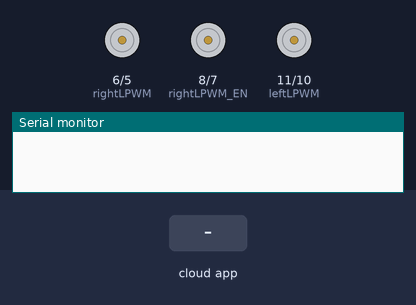
A sketch run on a simulated Arduino Uno, built with avr-gcc and run on an emulated ATmega328P. On the bench: motor-driver pin pairs drawn as motors (green arrow = first pin HIGH = forward, orange = second pin HIGH = backward, longer = more drive), the last lines printed to the serial monitor. Inputs (shaded band) come from the test bench. The ROS host is connected and sends only what is stated.

Above: at 1.2 s.
1.3 s: the phone or cloud app sets linear.x to -100
At 2.6 s:
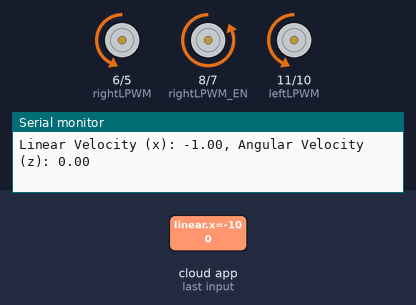
4.3 s: the phone or cloud app sets angular.z to -100
At 5.8 s:
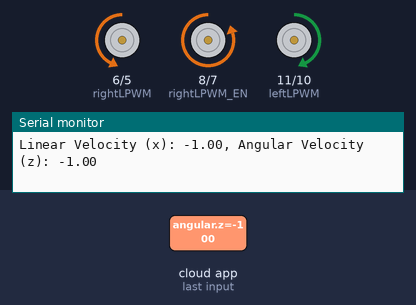
7.3 s: the phone or cloud app sets linear.x to 0
At 7.8 s:
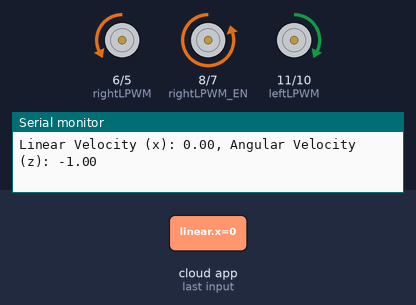
10.3 s: the phone or cloud app sets angular.z to 100
At 11.8 s:
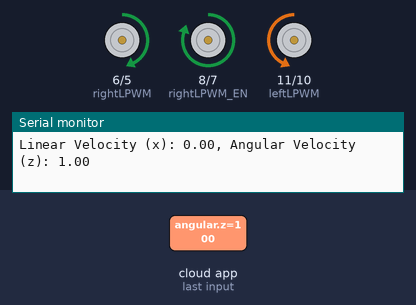
13.3 s: the phone or cloud app sets linear.x to 100
At 13.8 s:
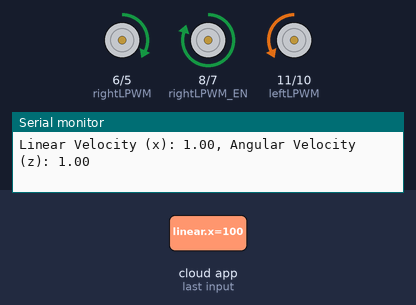
16.3 s: the phone or cloud app sets angular.z to 0
At 17.6 s:
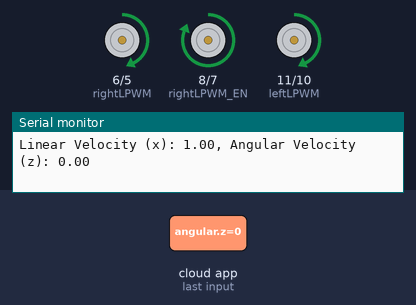
Timing chart, 0 to 19.6 s (numbered marks = the images above; inputs shaded):
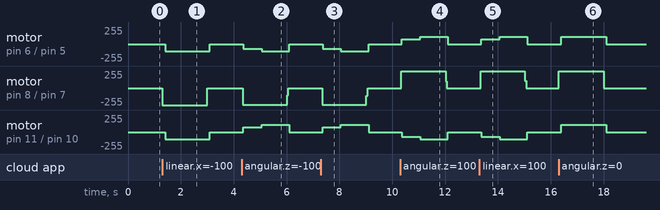

The sketch:

rostopiccode.ino
```cpp
#include <ros.h>
#include <std_msgs/Int16.h>
#include <geometry_msgs/Twist.h>
// Handles startup and shutdown of ROS
ros::NodeHandle nh;

////////////////// Tick Data Publishing Variables and Constants ///////////////

// Encoder output to Arduino Interrupt pin. Tracks the tick count.
#define leftENCODER_A 18
#define leftENCODER_B 19


#define rightENCODER_A 2
#define rightENCODER_B 3

// Other encoder output to Arduino to keep track of wheel direction
// Tracks the direction of rotation.


// True = Forward; False = Reverse
boolean Direction_left = true;
boolean Direction_right = true;

// Minumum and maximum values for 16-bit integers
// Range of 65,535
const int encoder_minimum = -32768;
const int encoder_maximum = 32767;

// Keep track of the number of wheel ticks
std_msgs::Int16 right_wheel_tick_count;
ros::Publisher rightPub("right_ticks", &right_wheel_tick_count);

std_msgs::Int16 left_wheel_tick_count;
ros::Publisher leftPub("left_ticks", &left_wheel_tick_count);

// Time interval for measurements in milliseconds
const int interval = 30;
long previousMillis = 0;
long currentMillis = 0;

////////////////// Motor Controller Variables and Constants ///////////////////

// Motor A connections // TODO: Change BTS7960 convention with sense of L or R motor
// const int enA = 9;
// const int in1 = 5;
// const int in2 = 6;
int rightRPWM = 5;
int rightLPWM = 6;
int rightRPWM_EN = 7;
int rightLPWM_EN = 8;
int EN_right = rightLPWM; // integer for subsituting rpwm and lpwm

// Motor B connections //TODO: Change BTS7960 convention with sense of L or R motor
// const int enB = 10;
// const int in3 = 9;
// const int in4 = 10;
int leftRPWM = 10;
int leftLPWM = 11;
int leftRPWM_EN = 7;
int leftLPWM_EN = 8;
int EN_left = leftLPWM;

// How much the PWM value can change each cycle
const int PWM_INCREMENT = 1;

// Number of ticks per wheel revolution. We won't use this in this code.
const int TICKS_PER_REVOLUTION = 620;

// Wheel radius in meters
const double WHEEL_RADIUS = 0.15; //Done todo:  Measure Wheel Radius 15cm

// Distance from center of the left tire to the center of the right tire in m
const double WHEEL_BASE = 0.558; //done todo: Measure wheel base

// Number of ticks a wheel makes moving a linear distance of 1 meter
// This value was measured manually.
const double TICKS_PER_METER_A = 774; // done today
const double TICKS_PER_METER_B = 738;

// Proportional constant, which was measured by measuring the
// PWM-Linear Velocity relationship for the robot.
const int K_P = 836.5; //done TODO: CHange to new value

// Y-intercept for the PWM-Linear Velocity relationship for the robot
const int b = -49.95;  //done TODO: CHange to new value

// Correction multiplier for drift. Chosen through experimentation.
const int DRIFT_MULTIPLIER = 120; //TODO: CHange to new value

// Turning PWM output (0 = min, 255 = max for PWM values)
const int PWM_TURN = 70; //TODO: CHange to new value

// Set maximum and minimum limits for the PWM values
const int PWM_MIN = 60; // about 0.1 m/s //done TODO: CHange to new value
const int PWM_MAX = 110; // about 0.172 m/s //done TODO: CHange to new value

// Set linear velocity and PWM variable values for each wheel
double velLeftWheel = 0;
double velRightWheel = 0;
double pwmLeftReq = 0;
double pwmRightReq = 0;

// Record the time that the last velocity command was received
double lastCmdVelReceived = 0;
void calc_pwm_values(const geometry_msgs::Twist& cmdVel);

ros::Subscriber<geometry_msgs::Twist> subCmdVel("cmd_vel", &calc_pwm_values );
/////////////////////// Tick Data Publishing Functions ////////////////////////

// Increment the number of ticks


/////////////////////// Motor Controller Functions ////////////////////////////
 void doencoderA()
{
 if (digitalRead(rightENCODER_A) == HIGH)
 {
  if(digitalRead(rightENCODER_B) == LOW)
  {
    right_wheel_tick_count.data++;
  }
  else
  {
    right_wheel_tick_count.data--;
  }
 }
 else
 {
  if(digitalRead(rightENCODER_B) == HIGH)
  {
    right_wheel_tick_count.data++;
  }
  else
  {
    right_wheel_tick_count.data--;
  }
 }
}

void doencoderB()
{
 if (digitalRead(rightENCODER_B) == HIGH)
 {
  if(digitalRead(rightENCODER_A) == HIGH)
  {
    right_wheel_tick_count.data++;
  }
  else
  {
    right_wheel_tick_count.data--;
  }
 }
 else
 {
  if(digitalRead(rightENCODER_A) == LOW)
  {
    right_wheel_tick_count.data++;
  }
  else
  {
    right_wheel_tick_count.data--;
  }
 }
}

void doencoderC()
{
 if (digitalRead(leftENCODER_A) == HIGH)
 {
  if(digitalRead(leftENCODER_B) == LOW)
  {
    left_wheel_tick_count.data--;
  }
  else
  {
    left_wheel_tick_count.data++;
  }
 }
 else
 {
  if(digitalRead(leftENCODER_B) == HIGH)
  {
    left_wheel_tick_count.data--;
  }
  else
  {
    left_wheel_tick_count.data++;
  }
 }
}

void doencoderD()
{
 if (digitalRead(leftENCODER_B) == HIGH)
 {
  if(digitalRead(leftENCODER_A) == HIGH)
  {
    left_wheel_tick_count.data--;
  }
  else
  {
    left_wheel_tick_count.data++;
  }
 }
 else
 {
  if(digitalRead(leftENCODER_A) == LOW)
  {
    left_wheel_tick_count.data--;
  }
  else
  {
    left_wheel_tick_count.data++;
  }
 }
}

// Calculate the left wheel linear velocity in m/s every time a
// tick count message is rpublished on the /left_ticks topic.
void calc_vel_left_wheel(){

  // Previous timestamp
  static double prevTime = 0;

  // Variable gets created and initialized the first time a function is called.
  static int prevLeftCount = 0;

  // Manage rollover and rollunder when we get outside the 16-bit integer range
  int numOfTicks = (65535 + left_wheel_tick_count.data - prevLeftCount) % 65535;

  // If we have had a big jump, it means the tick count has rolled over.
  if (numOfTicks > 10000) {
        numOfTicks = 0 - (65535 - numOfTicks);
  }

  // Calculate wheel velocity in meters per second
  velLeftWheel = numOfTicks/TICKS_PER_METER_A/((millis()/1000)-prevTime);

  // Keep track of the previous tick count
  prevLeftCount = left_wheel_tick_count.data;

  // Update the timestamp
  prevTime = (millis()/1000);

}

// Calculate the right wheel linear velocity in m/s every time a
// tick count message is published on the /right_ticks topic.
void calc_vel_right_wheel(){

  // Previous timestamp
  static double prevTime = 0;

  // Variable gets created and initialized the first time a function is called.
  static int prevRightCount = 0;

  // Manage rollover and rollunder when we get outside the 16-bit integer range
  int numOfTicks = (65535 + right_wheel_tick_count.data - prevRightCount) % 65535;

  if (numOfTicks > 10000) {
        numOfTicks = 0 - (65535 - numOfTicks);
  }

  // Calculate wheel velocity in meters per second
  velRightWheel = numOfTicks/TICKS_PER_METER_B/((millis()/1000)-prevTime);

  prevRightCount = right_wheel_tick_count.data;

  prevTime = (millis()/1000);

}

// Take the velocity command as input and calculate the PWM values.
void calc_pwm_values(const geometry_msgs::Twist& cmdVel) {

  // Record timestamp of last velocity command received
  lastCmdVelReceived = (millis()/1000);
  float linear_x= cmdVel.linear.x;
  float angular_z= cmdVel.angular.z;
  Serial.print("Linear Velocity (x): ");
  Serial.print(linear_x);
  Serial.print(", Angular Velocity (z): ");
  Serial.println(angular_z);
  // Calculate the PWM value given the desired velocity
  pwmLeftReq = K_P * cmdVel.linear.x + b;
  pwmRightReq = K_P * cmdVel.linear.x + b;

  // Check if we need to turn
  if (cmdVel.angular.z != 0.0) {

    // Turn left
    if (cmdVel.angular.z > 0.0) {
      pwmLeftReq = -PWM_TURN;
      pwmRightReq = PWM_TURN;
    }
    // Turn right
    else {
      pwmLeftReq = PWM_TURN;
      pwmRightReq = -PWM_TURN;
    }
  }
  // Go straight
  else {

    // Remove any differences in wheel velocities
    // to make sure the robot goes straight
    static double prevDiff = 0;
    static double prevPrevDiff = 0;
    double currDifference = velLeftWheel - velRightWheel;
    double avgDifference = (prevDiff+prevPrevDiff+currDifference)/3;
    prevPrevDiff = prevDiff;
    prevDiff = currDifference;

    // Correct PWM values of both wheels to make the vehicle go straight
    pwmLeftReq -= (int)(avgDifference * DRIFT_MULTIPLIER);
    pwmRightReq += (int)(avgDifference * DRIFT_MULTIPLIER);
  }

  // Handle low PWM values
  if (abs(pwmLeftReq) < PWM_MIN) {
    pwmLeftReq = 0;
  }
  if (abs(pwmRightReq) < PWM_MIN) {
    pwmRightReq = 0;
  }

}

void set_pwm_values() {

  // These variables will hold our desired PWM values
  static int pwmLeftOut = 0;
  static int pwmRightOut = 0;

  // If the required PWM is of opposite sign as the output PWM, we want to
  // stop the car before switching direction
  static bool stopped = false;
  if ((pwmLeftReq * velLeftWheel < 0 && pwmLeftOut != 0) ||
      (pwmRightReq * velRightWheel < 0 && pwmRightOut != 0)) {
    pwmLeftReq = 0;
    pwmRightReq = 0;
  }

  // Set the direction of the motors
  if (pwmLeftReq > 0) { // Left wheel forward
     digitalWrite(leftLPWM_EN, HIGH);
     digitalWrite(leftRPWM_EN, LOW);
     EN_left = leftLPWM;


  }
  else if (pwmLeftReq < 0) { // Left wheel reverse
    // digitalWrite(in1, LOW);
    // digitalWrite(in2, HIGH);
    digitalWrite(leftLPWM_EN, LOW);
    digitalWrite(leftRPWM_EN, HIGH);
    EN_left = leftRPWM;
  }
  else if (pwmLeftReq == 0 && pwmLeftOut == 0 ) { // Left wheel stop
    // digitalWrite(in1, LOW);
    // digitalWrite(in2, LOW);
    digitalWrite(leftLPWM_EN, LOW);
    digitalWrite(leftRPWM_EN, LOW);
  }
  else { // Left wheel stop
    // digitalWrite(in1, LOW);
    // digitalWrite(in2, LOW);
    digitalWrite(leftLPWM_EN, LOW);
    digitalWrite(leftRPWM_EN, LOW);
  }

  if (pwmRightReq > 0) { // Right wheel forward
    // digitalWrite(in3, HIGH);
    // digitalWrite(in4, LOW);
     digitalWrite(rightLPWM_EN, HIGH);
     digitalWrite(rightRPWM_EN, LOW);
     EN_right = rightLPWM;
  }
  else if(pwmRightReq < 0) { // Right wheel reverse
    // digitalWrite(in3, LOW);
    // digitalWrite(in4, HIGH);
    digitalWrite(rightLPWM_EN, LOW);
    digitalWrite(rightRPWM_EN, HIGH);
    EN_right = rightRPWM;
  }
  else if (pwmRightReq == 0 && pwmRightOut == 0) { // Right wheel stop
    // digitalWrite(in3, LOW);
    // digitalWrite(in4, LOW);
    digitalWrite(rightLPWM_EN, LOW);
    digitalWrite(rightRPWM_EN, LOW);
  }
  else { // Right wheel stop
    // digitalWrite(in3, LOW);
    // digitalWrite(in4, LOW);
    digitalWrite(rightLPWM_EN, LOW);
    digitalWrite(rightRPWM_EN, LOW);
  }

  // Increase the required PWM if the robot is not moving
  if (pwmLeftReq != 0 && velLeftWheel == 0) {
    pwmLeftReq *= 1.5;
  }
  if (pwmRightReq != 0 && velRightWheel == 0) {
    pwmRightReq *= 1.5;
  }

  // Calculate the output PWM value by making slow changes to the current value
  if (abs(pwmLeftReq) > pwmLeftOut) {
    pwmLeftOut += PWM_INCREMENT;
  }
  else if (abs(pwmLeftReq) < pwmLeftOut) {
    pwmLeftOut -= PWM_INCREMENT;
  }
  else{}

  if (abs(pwmRightReq) > pwmRightOut) {
    pwmRightOut += PWM_INCREMENT;
  }
  else if(abs(pwmRightReq) < pwmRightOut) {
    pwmRightOut -= PWM_INCREMENT;
  }
  else{}

  // Conditional operator to limit PWM output at the maximum
  pwmLeftOut = (pwmLeftOut > PWM_MAX) ? PWM_MAX : pwmLeftOut;
  pwmRightOut = (pwmRightOut > PWM_MAX) ? PWM_MAX : pwmRightOut;

  // PWM output cannot be less than 0
  pwmLeftOut = (pwmLeftOut < 0) ? 0 : pwmLeftOut;
  pwmRightOut = (pwmRightOut < 0) ? 0 : pwmRightOut;

  // Set the PWM value on the pins
  analogWrite(EN_left, pwmLeftOut);
  analogWrite(EN_right, pwmRightOut);
}

// Set up ROS subscriber to the velocity command


void setup() {

  Serial.begin(115200);
  // Set pin states of the encoder

  pinMode(leftENCODER_A, INPUT_PULLUP);
  pinMode(leftENCODER_B, INPUT_PULLUP);
  pinMode(rightENCODER_A, INPUT_PULLUP);
  pinMode(rightENCODER_B, INPUT_PULLUP);
  // Every time the pin goes high, this is a tick

  // Attach interrupts to the encoder pins (rising edge)
  attachInterrupt(2, doencoderA, CHANGE);
  attachInterrupt(3, doencoderB, CHANGE);
  attachInterrupt(18, doencoderC, CHANGE);
  attachInterrupt(19, doencoderD, CHANGE);

  // Motor control pins are outputs
  pinMode(leftLPWM, OUTPUT);
  pinMode(leftRPWM, OUTPUT);
  pinMode(rightLPWM, OUTPUT);
  pinMode(rightRPWM, OUTPUT);
  pinMode(leftLPWM_EN, OUTPUT);
  pinMode(leftRPWM_EN, OUTPUT);
  pinMode(rightLPWM_EN, OUTPUT);
  pinMode(rightRPWM_EN, OUTPUT);

  // Turn off motors - Initial state
  digitalWrite(leftLPWM_EN, LOW);
  digitalWrite(leftRPWM_EN, LOW);
  digitalWrite(rightLPWM_EN, LOW);
  digitalWrite(rightRPWM_EN, LOW);

  // Set the motor speed
  analogWrite(EN_left, 0);
  analogWrite(EN_right, 0);

  // ROS Setup
  nh.getHardware()->setBaud(115200);
  nh.initNode();
  nh.advertise(rightPub);
  nh.advertise(leftPub);
  nh.subscribe(subCmdVel);
}

void loop() {

  nh.spinOnce();

  // Record the time
  currentMillis = millis();

  // If the time interval has passed, publish the number of ticks,
  // and calculate the velocities.
  if (currentMillis - previousMillis > interval) {

    previousMillis = currentMillis;

    // Publish tick counts to topics
    leftPub.publish( &left_wheel_tick_count );
    rightPub.publish( &right_wheel_tick_count );


    // Calculate the velocity of the right and left wheels
   calc_vel_right_wheel();
   calc_vel_left_wheel();

  }

  // Stop the car if there are no cmd_vel messages
  if((millis()/1000) - lastCmdVelReceived > 1) {
    pwmLeftReq = 0;
    pwmRightReq = 0;
  }

  set_pwm_values();
}
```

Measured:
- after the input at 1.3 s, motor on pin 6 (rightLPWM) / pin 5 (rightRPWM), motor on pin 11 (leftLPWM) / pin 10 (leftRPWM): stopped → backward 110/255 after 0.10 s, → stopped 1.7 s later; motor on pin 8 (rightLPWM_EN) / pin 7 (rightRPWM_EN): stopped → backward 255/255 at once, → stopped 1.7 s later
- after the input at 4.3 s, motor on pin 6 (rightLPWM) / pin 5 (rightRPWM): stopped → backward 70/255 after 0.07 s, → backward 110/255 0.70 s later, → stopped 1.0 s later; motor on pin 8 (rightLPWM_EN) / pin 7 (rightRPWM_EN): stopped → backward 251/255 at once, → stopped 1.7 s later
- after the input at 7.3 s, motor on pin 6 (rightLPWM) / pin 5 (rightRPWM): stopped → backward 70/255 after 0.07 s, → backward 110/255 0.68 s later, → stopped 1.1 s later; motor on pin 8 (rightLPWM_EN) / pin 7 (rightRPWM_EN): stopped → backward 251/255 at once, → stopped 1.7 s later
- after the input at 10.3 s, motor on pin 6 (rightLPWM) / pin 5 (rightRPWM): stopped → forward 70/255 after 0.07 s, → forward 110/255 0.69 s later, → stopped 1.0 s later; motor on pin 8 (rightLPWM_EN) / pin 7 (rightRPWM_EN): stopped → forward 252/255 after 0.05 s, → stopped 1.7 s later
- after the input at 13.3 s, motor on pin 6 (rightLPWM) / pin 5 (rightRPWM): stopped → forward 70/255 after 0.07 s, → forward 110/255 0.70 s later, → stopped 1.0 s later; motor on pin 8 (rightLPWM_EN) / pin 7 (rightRPWM_EN): stopped → forward 252/255 at once, → stopped 1.7 s later
- after the input at 16.3 s, motor on pin 6 (rightLPWM) / pin 5 (rightRPWM), motor on pin 11 (leftLPWM) / pin 10 (leftRPWM): stopped → forward 110/255 after 0.10 s, → stopped 1.7 s later; motor on pin 8 (rightLPWM_EN) / pin 7 (rightRPWM_EN): stopped → forward 255/255 at once, → stopped 1.7 s later
